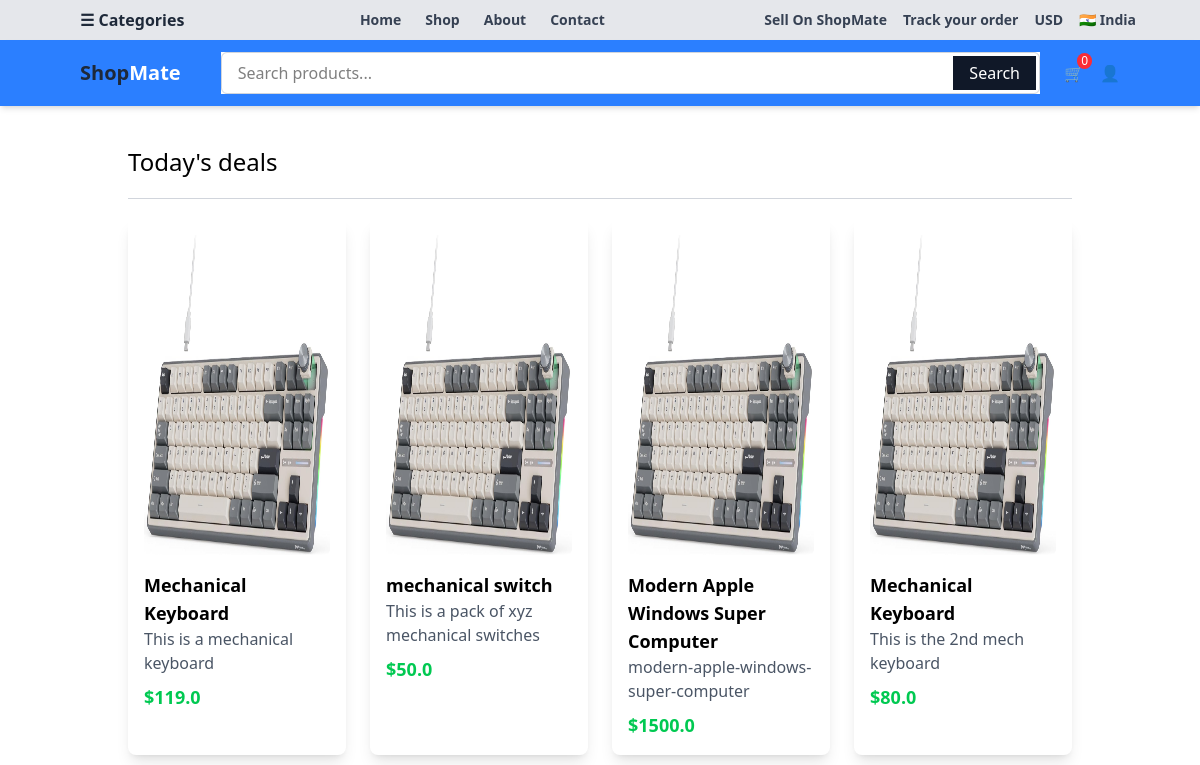
The page / on the database its author committed.
### myapp/models.py (models this page shows, shortened)
class Product(models.Model):
    def get_absolute_url(self):
        return reverse("detail", args=[self.slug])
    name = models.CharField(max_length=100)
    price = models.FloatField()
    description = models.TextField()
    image = models.ImageField(upload_to='images/')
    slug = models.SlugField(unique=True, blank=True)  # will derive this field from name of the product
    stock = models.IntegerField()
    active = models.BooleanField()

### myapp/views.py (the view)
# urls.py: path("", views.index, name="index"),
def index(request):
    products = Product.objects.all()
    context = {
        'products' : products
    }
    return render(request,  'myapp/index.html', context)

### cart/cart.py (called while the page is built)
    def __len__(self):
        return sum (int(item['qty']) for item in self.cart.values())

### cart/context_processors.py (called while the page is built)
def cart(request):
    return {'cart' : Cart(request)}

### myapp/templates/myapp/index.html
{% extends "myapp/base.html" %}
{% block body %}
    <h1 class="text-2xl px-32 pt-10">Today's deals</h1>
    <div class="px-32">
        <hr class="boder-t border-gray-300 my-5">
    </div>
    <div class="grid grid-cols-4 px-32 gap-6" >
        {% for product in products %}
        <div class="rounded-lg shadow-lg p-4">
            <img
            class="rounded-md mb-4 w-80 h-80 mx-auto"
            src="{{product.image.url}}"
            alt=""
            />
            <a class="text-lg font-semibold" href="{{product.get_absolute_url}}">{{product.name}}</a>
            <p class="text-gray-600">{{product.description}}</p>
            <p class="text-green-500 font-bold mt-2 text-lg">${{product.price}}</p>
        </div>
        {% endfor %}
    </div>
{% endblock body %}

### myapp/templates/myapp/base.html (shortened to what this page needs)
<!doctype html>
<html lang="en">
  <head>
    <script src="https://cdn.jsdelivr.net/npm/@tailwindcss/browser@4"></script>
  </head>
  <body>
    <nav
      class="bg-gray-200 shadow-md px-4 py-2 px-16 flex items-center justify-between"
    >
      <div class="flex items-center space-x-2">
        <span class="text-md font-semibold text-gray-800 px-4"
          >☰ Categories</span
        >
      </div>
      <div class="hidden md:flex space-x-6 font-bold text-sm">
        <a href="#" class="text-gray-700 hover:text-blue-600">Home</a>
        <a href="#" class="text-gray-700 hover:text-blue-600">Shop</a>
        <a href="#" class="text-gray-700 hover:text-blue-600">About</a>
        <a href="#" class="text-gray-700 hover:text-blue-600">Contact</a>
      </div>
      <div class="flex items-center space-x-4 font-bold text-sm">
        <a href="#" class="text-gray-700 hover:text-blue-600"
          >Sell On ShopMate</a
        >
        <a href="#" class="text-gray-700 hover:text-blue-600"
          >Track your order</a
        >
        <a href="#" class="text-gray-700 hover:text-blue-600">USD</a>
        <a href="#" class="text-gray-700 hover:text-blue-600">🇮🇳 India</a>
      </div>
    </nav>
    <nav
      class="bg-blue-500 shadow-md px-4 py-3 px-16 flex items-center justify-between"
    >
      <div class="flex items-center space-x-2">
        <span class="text-xl font-semibold text-gray-800 px-4"
          >Shop<span class="text-white">Mate</span>
        </span>
      </div>
      <div class="lg:block flex-grow mx-6 bg-white">
        <form class="relative w-full">
          <input
            type="text"
            name="item_name"
            placeholder="Search products..."
            class="w-full px-4 py-2 pr-20 rounded-md border border-gray-300 focus:outline-none focus:ring-2 focus:ring-blue-400"
          />
          <button
            type="submit"
            class="absolute right-1 top-1 bottom-1 px-4 bg-gray-900 text-white hover:bg-gray-700"
          >
            Search
          </button>
        </form>
      </div>
      <div class="flex items-center space-x-4">
        <a href="{% url 'cart-overview' %}" class="relative">
          🛒
          <span
            id="cart-qty"
            class="absolute -top-2 -right-2 text-xs bg-red-500 text-white rounded-full px-1"
          >
          {% with qty_amount=cart|length %}
          {% if qty_amount > 0 %}
            {{qty_amount}}
          {% else %}
            0
          {% endif %}
          {% endwith %}
          </span>
        </a>
        <a href="#" class="text-gray-600 hover:text-blue-600">👤</a>
      </div>
    </nav>
    {% block body %}{% endblock %}
  </body>
</html>

### rows shown on the page
Product: image (picture), name "Mechanical Keyboard", description "This is a mechanical keyboard", price "119.0"
Product: image (picture), name "mechanical switch", description "This is a pack of xyz mechanical switches", price "50.0"
Product: image (picture), name "Modern Apple Windows Super Computer", description "modern-apple-windows-super-computer", price "1500.0"
Product: image (picture), name "Mechanical Keyboard", description "This is the 2nd mech keyboard", price "80.0"
